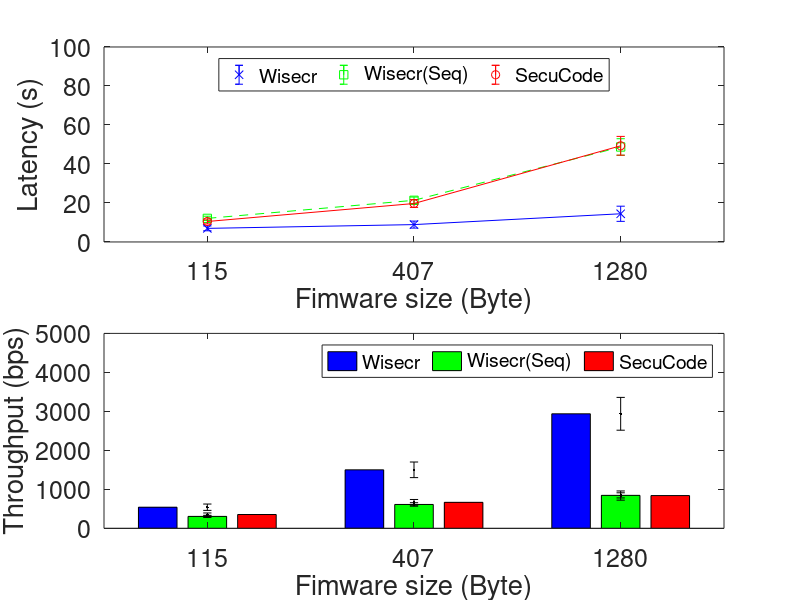

Recreate this plot in MATLAB.
clear all;
close all;
clc;

tagNum = 4;
firmwareSize = 115 * 8;
pl = tagNum * firmwareSize; %payload size

WisecrB_115B_l = [7.2553689
5.6696356
7.2362785
6.6994546
6.2853149
6.9801626
6.5258606
5.9456558
5.9904379
6.1430452
5.7972829
6.0602674
6.7240277
6.5659887
6.6385165
5.8382545
5.8213858
6.5639489
6.2467118
6.0009903
6.4916567
6.5788938
6.6361934
6.7356357
7.3318025
6.0025743
7.8676273
6.0569517
6.3609009
8.4732591
6.5427133
6.0419147
6.5817003
8.4660816
5.4085149
6.4660592
6.4588912
6.0990795
7.470019
6.7136856
6.0218705
7.1666726
7.5432422
6.1665246
7.247033
6.2805222
9.6150414
6.9715529
6.4387092
6.8268084
6.4333641
5.6989262
7.0024434
5.9031857
6.127384
8.9600528
10.5515951
7.1278206
6.0287482
7.4967178
5.8503467
6.3667797
6.200187
5.9153203
6.3555714
6.788954
7.1450228
6.1289933
6.1378773
5.7568045
6.0158164
6.6800235
5.909026
6.8258825
6.2698421
6.2229956
7.1639258
9.6148977
6.1981705
6.0408799
6.5583656
5.9457265
6.557338
5.8249126
6.3322094
5.9121361
5.9654215
9.8033093
9.3275182
9.0697213
9.0465436
8.8113843
9.7502684
8.5756245
9.5137161
9.2394896
9.1208808
10.0116457
9.7125698
8.5223379
];
WisecrB_115B_t = pl./WisecrB_115B_l;
WisecrS_115B_l = [13.1828508
12.7189502
11.1434583
12.375015
11.8453637
12.5410756
11.5750586
11.0017641
12.0393676
12.2671254
12.8784641
11.9802094
12.1679257
11.2317629
12.1831617
12.0950571
11.5509732
11.5814853
11.1914783
12.3393617
12.1979594
11.7358863
12.973205
11.5975921
12.0693779
10.5283436
12.5268309
11.9646408
11.5481195
11.6946766
11.0756051
13.3067754
11.0735798
12.9477123
13.3523608
11.0582968
10.9801983
12.2614297
14.3685181
13.869063
13.2713906
13.8780996
15.2237207
14.9713388
11.4388524
10.8202058
12.1806485
11.4666682
11.5547308
12.1443402
13.1999478
12.299717
15.255726
10.4834355
12.5827577
13.404067
11.3201429
11.6039193
12.127111
12.1362963
12.0879823
12.538501
10.9003002
10.4405212
11.4074023
10.7958474
11.5885709
12.9348347
11.5651025
10.0055696
12.9698525
10.5075302
10.924958
11.9244516
10.3416758
12.4630966
10.5913761
12.1993584
14.3271776
12.0558994
10.9615452
12.6267344
10.3915047
13.4122678
11.8925463
12.4788296
10.1821246
12.8605256
13.6010497
12.2502315
12.4162163
11.5179252
11.5703094
11.9061624
14.2276788
11.1788253
12.0535163
13.9275683
10.2915323
12.3252974
];
WisecrS_115B_t = pl./WisecrS_115B_l;
SecuCode_115B_l = [11.9956844
10.2355969
8.7569669
9.3625964
11.0445449
11.7870022
10.4026754
9.0842465
9.8823939
14.0717819
11.0699428
9.4997115
10.7956866
13.8815941
10.4394187
9.9057388
11.4285035
11.0520271
10.9915208
10.4058046
10.756034
8.4579245
8.9789293
8.8078171
8.9603512
9.2857745
11.28721
10.0683806
10.5083719
11.3493705
10.7832531
8.7718268
9.9754291
11.3585064
10.9944316
11.3142401
13.859453
10.1201734
10.8973486
12.9929922
9.6027371
9.7414058
8.2372867
11.3598898
11.0130192
11.3279561
8.7603945
10.1656543
10.3545411
10.2324658
9.0632181
10.2215973
10.6382669
11.5139032
9.8091033
9.205038
10.1897013
9.8512329
9.3338479
10.2085607
10.518873
10.030455
10.5420728
12.7130985
11.5851759
10.4901028
13.2192731
11.7398325
10.4887448
9.3358385
8.9431018
10.4992309
11.2112685
10.1514575
9.7824992
9.9198657
9.8233629
11.5028919
9.6886644
10.1198996
9.6814797
12.8942726
14.0938041
10.1056284
9.9365787
9.4662743
11.9482995
10.7998184
10.2666628
12.1146813
9.3229591
10.802295
8.2972701
9.7556075
10.2703555
10.2264623
10.0867693
10.5118205
8.9614698
10.8431036
];
SecuCode_115B_t = pl./SecuCode_115B_l;

tagNum = 4;
firmwareSize = 407 * 8;
pl = tagNum * firmwareSize; %payload size

WisecrB_407B_l = [9.2478307
8.8946358
8.4402283
8.9504871
9.8067782
9.1085791
7.8165905
14.1867659
9.1876602
7.0677338
8.4723578
9.5739766
10.0675351
7.627968
8.0892037
8.3956798
8.7675694
9.0768589
14.6010723
13.6566084
9.0655313
8.8440846
7.897081
8.8107755
8.633383
7.5785713
7.787042
8.7063644
8.5256095
7.997454
14.374432
8.0300226
9.0607568
8.2731932
8.3176339
8.1014875
7.8283695
9.1029257
8.4386305
8.4896191
9.057632
7.9662811
9.2979321
8.920324
7.9974478
8.6147619
9.0992992
8.5253468
16.1091867
8.1924592
7.7887229
8.760042
8.9354589
18.1787801
8.8132796
9.1038136
9.2890766
8.5401426
7.8707633
7.8602753
8.3800462
8.4322965
8.2241108
8.6404375
9.3626408
7.5264803
13.1412916
7.6739708
8.3151031
8.3515623
7.9506475
8.1566847
8.0800249
7.9496672
8.4547052
8.3420515
8.8914556
9.1622242
8.1466319
8.0849262
9.0742073
7.3703217
7.6145642
7.6215556
8.7543458
8.538503
7.7370955
8.2655315
8.181278
8.4564228
7.6989728
8.2103205
7.7134581
8.4734723
9.1135213
9.1979929
8.3638569
7.8466049
8.9652492
8.0728843
];
WisecrB_407B_t = pl./WisecrB_407B_l;
WisecrS_407B_l = [23.9635574
20.7031818
22.4968518
19.6954071
21.3423906
28.5519413
20.964559
19.3886385
19.8382107
21.2200789
23.4296623
21.6429174
20.2145803
19.9463163
21.5938047
20.9659538
19.5240515
21.1905362
21.4448553
19.4583333
22.3823709
18.7296238
24.2988155
21.7374663
22.0520804
20.0602
20.2391432
20.9857094
21.8493273
21.7931679
21.567421
21.308832
20.7809367
22.3221145
24.2878705
23.5254069
22.9697417
20.781185
20.0018883
22.1841001
19.5941932
22.8059295
20.9873265
23.3725681
23.8271592
20.8015003
20.0850932
18.8733446
23.1276519
19.6834765
19.5318192
25.6091372
21.3541996
22.7447577
19.9176927
20.7188202
20.4244147
24.2092063
21.330902
21.6064717
20.3591886
22.2943798
24.7608755
21.6566325
18.8726319
22.0007655
21.820734
22.0717424
19.9970644
20.0104816
19.6799537
21.917383
20.4556286
19.8542964
21.8400912
18.9390566
20.4289542
23.7033373
20.8000172
19.6142081
20.0765324
20.903835
19.5445463
20.8435255
23.4161831
19.9113663
21.4983185
19.5168148
22.9971495
21.6471644
20.0844459
18.9989076
20.2222974
21.2750374
20.4838467
23.3379619
20.1094658
23.4691502
22.9665775
21.4294621
];
WisecrS_407B_t = pl./WisecrS_407B_l;
SecuCode_407B_l = [17.3370243
21.5343841
18.7672221
20.3996932
22.0647351
18.0140322
17.6017833
18.0971842
19.6818484
22.7430921
21.3145005
19.4980047
20.2997498
19.5599189
21.1921724
18.5461597
18.4419829
21.632327
24.2895431
21.6602958
20.9362744
18.8305766
19.6430667
19.18052
18.7032521
22.3259473
20.6249407
22.0751318
19.3051175
18.0433175
22.2205262
18.5353734
20.2029085
15.8151438
17.4606014
21.8388347
18.4916031
20.1380097
26.0860237
18.8793944
18.9571877
23.5724448
19.2867176
17.7641961
19.2904886
20.3723649
20.0158831
17.570946
11.9287867
17.421895
23.5894046
17.681864
19.5692596
18.8306656
20.0935847
17.209537
18.4503419
21.4119878
19.5012905
19.1494152
20.3953661
19.9477389
18.1933721
20.1297296
19.8298051
18.6750003
24.0248387
20.7216843
17.3107642
17.2473635
19.572198
22.4912995
21.423719
21.7248361
17.4500105
18.087562
20.6526943
21.5360024
20.8328882
20.5472082
19.0152613
16.8863931
18.4903007
20.7088496
18.5137456
21.0191516
18.8690552
23.4092568
19.3368496
17.9098534
18.6616768
20.3060484
20.248019
20.0033292
19.0855006
18.1689062
17.4176725
18.8763795
19.7322054
20.7239544
];
SecuCode_407B_t = pl./SecuCode_407B_l;

tagNum = 4;
firmwareSize = 1280 * 8;
pl = tagNum * firmwareSize; %payload size

WisecrB_1280B_l = [12.8636814
17.1737475
15.0944785
14.155244
14.2528788
13.7930029
13.2413385
13.8023935
19.5560082
13.4562712
13.0111597
14.7831557
14.0730272
13.5747105
13.6141545
13.3071161
12.893247
14.2741279
12.050021
16.5567296
14.3391224
24.8011896
12.9853096
12.946085
12.7410453
12.9297639
14.7229143
14.3017618
12.8297935
27.9486759
13.4697825
13.1195763
14.2104453
13.5026956
13.5466059
12.6681949
15.913622
17.3904706
14.1046221
12.3881726
12.3730925
23.2676394
12.7234347
15.5037422
12.9178701
13.4871798
14.7842064
13.326441
14.6408257
12.2129967
13.1284885
12.7519299
14.2207436
13.2579068
13.2631528
22.9071789
13.3809085
11.8938929
12.5705619
14.3454201
14.0464098
12.3798731
12.1930582
14.1501279
14.0954406
11.9625025
12.0964434
13.5608594
14.3253392
12.4776096
14.3892485
13.9878025
13.6254551
13.99726
13.0524547
13.9308438
12.6937585
13.0428991
11.9168182
13.3200183
12.6472428
12.9682436
42.7977807
14.5329757
13.4176655
14.6410335
13.0477112
13.470619
13.7251271
13.3871075
13.8558779
12.6227732
22.0596386
12.4484735
14.1063704
13.6502032
13.5239536
13.479948
13.4945483
12.8596165
];
WisecrB_1280B_t = pl./WisecrB_1280B_l;
WisecrS_1280B_l = [49.071875
47.2103327
44.4692869
51.9963593
45.8418522
52.6004106
45.8061116
49.9462577
52.1451865
61.065337
44.3775984
45.9692153
45.006867
46.5877562
48.6560913
59.5719254
46.5392309
47.6669499
52.1098136
48.1172487
44.8140946
48.2604501
42.1019841
47.3017373
49.5936296
49.6190213
49.7064367
52.1049417
42.5575611
49.9104396
51.0706581
43.4476169
45.9288685
47.3231011
45.9827516
47.4140618
47.733642
44.5451929
48.6611869
49.2583575
49.4649304
65.0078501
50.9632351
47.8108304
45.6610083
45.6394246
47.2269363
47.8708146
48.6742904
43.8203734
55.4239827
51.6909609
48.2758279
52.3071371
45.694725
47.5449372
46.0623857
50.6092424
51.0705591
46.8425492
43.4796733
44.7780271
44.4947019
47.4249516
40.5342626
48.1368746
48.4547133
49.7467313
49.4608844
47.5398294
47.8054598
46.6607392
47.2000993
44.7444158
49.0779498
56.0004479
67.2521012
50.3133085
47.7682889
46.1485288
51.3951913
47.2338073
55.9772543
46.9472115
53.1629189
48.2953445
48.4689194
50.345569
48.7965763
47.0585884
48.3985505
46.3173062
47.3551881
47.9905799
50.4721655
56.568109
51.4359012
43.4036022
46.5493883
49.1617275
];
WisecrS_1280B_t = pl./WisecrS_1280B_l;
SecuCode_1280B_l = [59.3973904
54.0105374
51.6617159
49.9885284
51.9996389
44.9371625
47.5130126
55.1358507
51.5307497
47.1870064
55.6961267
57.0497938
54.7869443
48.8131729
49.5175994
46.0771291
53.1204454
54.6525694
46.1151052
47.4031414
46.2883338
53.4671571
54.651806
53.8564025
56.067317
47.1712233
53.5931089
44.9936711
49.0644186
48.6702474
51.3306094
47.7908693
22.9758775
34.5213203
48.5483817
44.1948767
43.7524444
50.0759555
46.9749609
49.1660946
46.0697917
43.2297244
47.8021446
43.6791105
46.9989845
47.4453956
50.1141904
50.9312998
42.9737356
48.1010459
50.7876561
50.8168311
50.9317844
48.788188
45.0255552
52.8381369
52.3388975
52.02724
46.4751241
49.1986673
44.084318
48.0278342
51.1832433
49.8387377
47.7313173
52.8486265
52.792459
50.5586313
63.7859921
57.2051727
51.6008843
51.6814542
51.3121176
48.4624081
54.2695795
48.5742722
44.1585917
51.0534163
49.4576136
47.3424587
51.4358272
49.3620059
44.2644466
50.6076099
51.3318051
46.6014839
51.4418103
54.3915978
48.718605
49.1010689
50.2355161
48.3985707
47.2344825
44.3169112
47.8884831
52.2473683
48.9926214
46.0710967
45.0362645
47.8868893
];
SecuCode_1280B_t = pl./SecuCode_1280B_l;

bl= [mean(WisecrB_115B_l) mean(WisecrB_407B_l) mean(WisecrB_1280B_l)];
beerl = [std(WisecrB_115B_l) std(WisecrB_407B_l) std(WisecrB_1280B_l)];
sl = [mean(WisecrS_115B_l) mean(WisecrS_407B_l) mean(WisecrS_1280B_l)];
serrl = [std(WisecrS_115B_l) std(WisecrS_407B_l) std(WisecrS_1280B_l)];
cl = [mean(SecuCode_115B_l) mean(SecuCode_407B_l) mean(SecuCode_1280B_l)];
cerrl = [std(SecuCode_115B_l) std(SecuCode_407B_l) std(SecuCode_1280B_l)];

bt= [mean(WisecrB_115B_t);mean(WisecrB_407B_t);mean(WisecrB_1280B_t)];
berrt = [std(WisecrB_115B_t);std(WisecrB_407B_t);std(WisecrB_1280B_t)];
st = [mean(WisecrS_115B_t);mean(WisecrS_407B_t);mean(WisecrS_1280B_t)];
serrt = [std(WisecrS_115B_t);std(WisecrS_407B_t);std(WisecrS_1280B_t)];
ct = [mean(SecuCode_115B_t);mean(SecuCode_407B_t);mean(SecuCode_1280B_t)];
cerrt = [std(SecuCode_115B_t);std(SecuCode_407B_t);std(SecuCode_1280B_t)];

figure(1);
subplot(2,1,1);
errorbar(bl,beerl,'b-x');
hold on;
errorbar(sl,serrl,'g--s');
hold on;
errorbar(cl,cerrl,'r-o');


ylim([0,100]);
xlim([0.5,3.5]);
xticks([1,2,3]);
xticklabels({'115','407','1280'});
ylabel('Latency (s)');
xlabel('Fimware size (Byte)');
set(gca,'FontSize',18) % Creates an axes and sets its FontSize to 18
legend({'Wisecr','Wisecr(Seq)','SecuCode'},'Location','north','Orientation','horizontal','FontSize',14);

subplot(2,1,2);

hb = bar([bt st ct]);
set(hb(1), 'FaceColor','b')
set(hb(2), 'FaceColor','g')
set(hb(3), 'FaceColor','r')
hold on;
errorbar(bt,berrt,'k.');
errorbar(st,serrt,'k.');
errorbar(ct,cerrt,'k.');
ylim([0,5000]);
xlim([0.5,3.5]);
xticks([1,2,3]);
xticklabels({'115','407','1280'});
ylabel('Throughput (bps)');
xlabel('Fimware size (Byte)');

set(gca,'FontSize',18) % Creates an axes and sets its FontSize to 18
legend({'Wisecr','Wisecr(Seq)','SecuCode'},'Location','best','Orientation','horizontal','FontSize',14);


